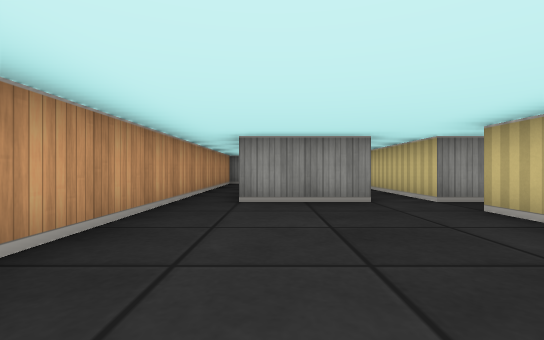
View 1 (above)

16 first-person views from a walk through a cub3D maze. The camera is about half as high as the walls, looks level and sees 85° across. The floor is counted in squares. Each view is taken from the middle of a square. On the plan, view 1 faces up. The plan holds only what a view shows up to about 9 squares ahead; the rest is blank.

View 2
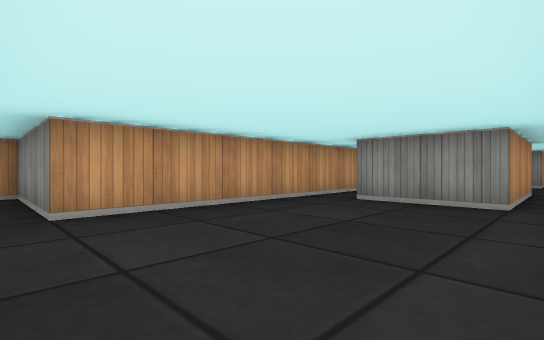

View 3
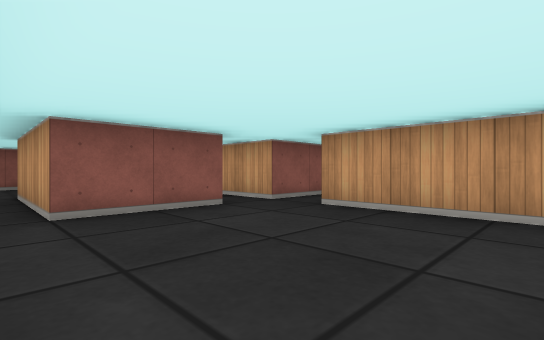

View 4
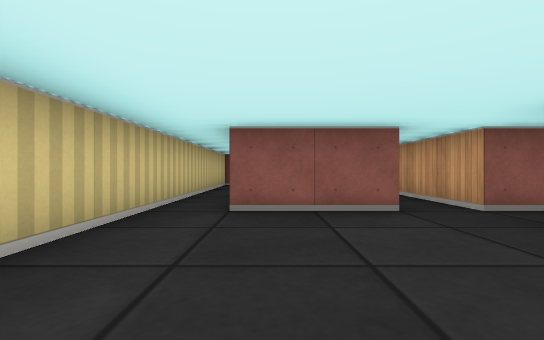

View 5
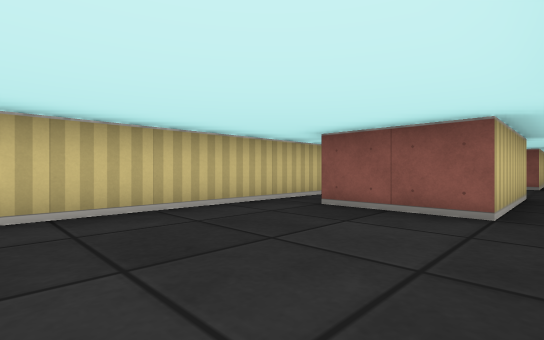

View 6
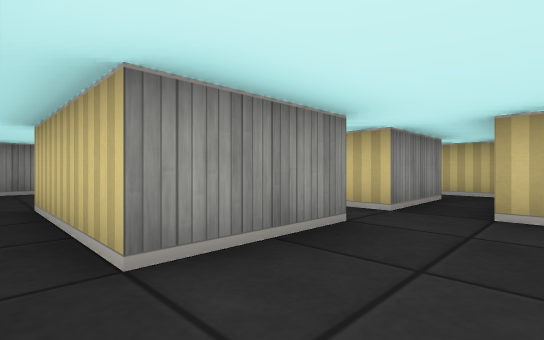

View 7
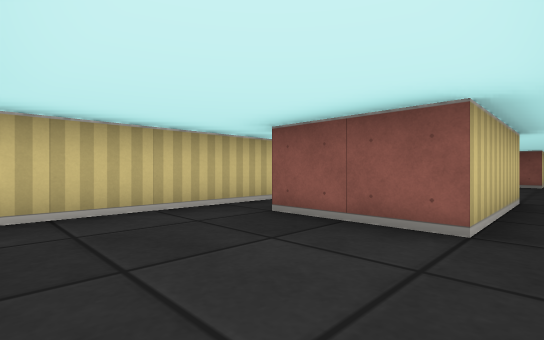

View 8
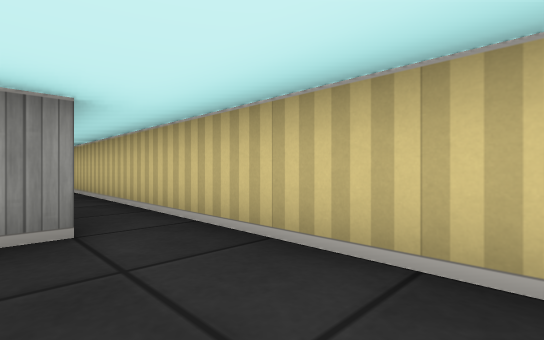

View 9
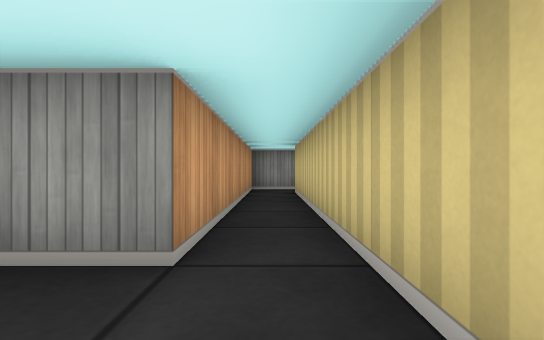

View 10
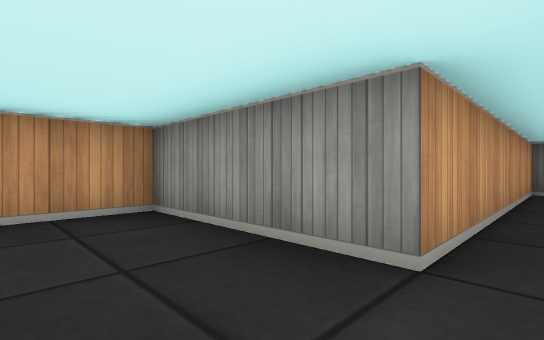

View 11
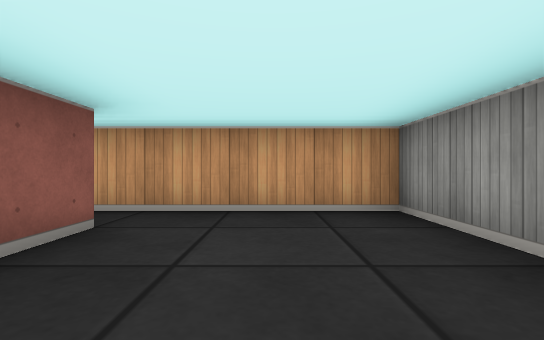

View 12
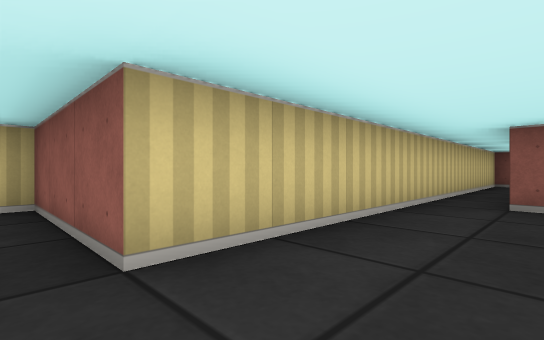

View 13
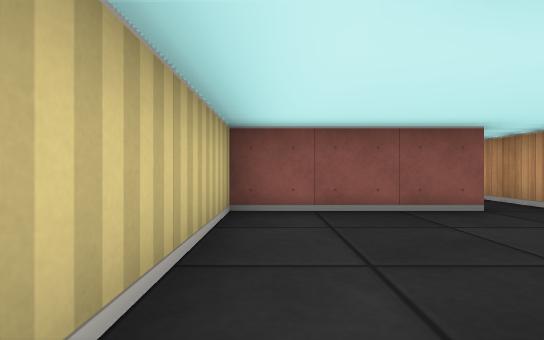

View 14
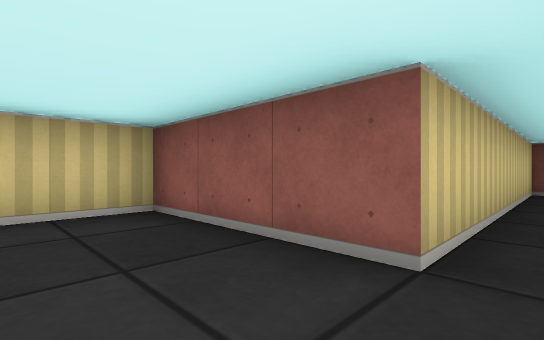

View 15
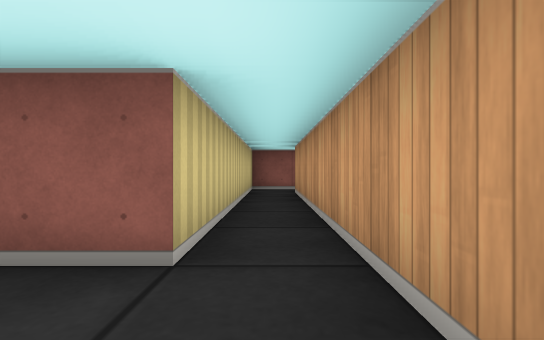

View 16
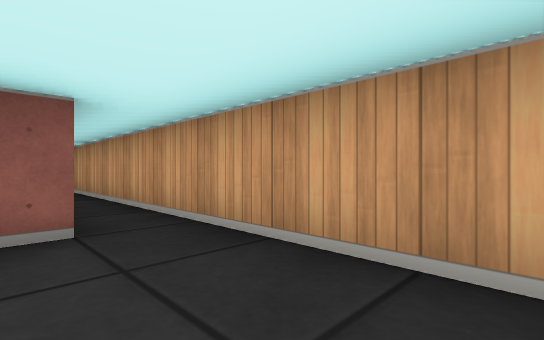

### Floor plan
Points are (right, up) in squares from view 1. A wall is a line through its corners. A room is listed if a view was taken in it or the views show most of it. See-through windows are left out.
Room 1 (views 1, 2, 3, 4, 5, 6, 12, 13)
walls: (-3, -0.5) (-1.5, -0.5) (-1.5, -3.5); (-1.5, 4.5) (-1.5, 0.5) (-3.5, 0.5); (1.5, 4.5) (-0.5, 4.5); (-0.5, -3.5) (-0.5, -0.5) (1.5, -0.5) (1.5, -3.5); (2.5, -3.5) (2.5, 3.5)
ways out: opening at (0.5, 5) to room 2; opening at (0.5, -4) to room 3; opening at (-2.5, 0); opening at (3.5, 4)
Room 2 (views 7, 8, 9, 10, 11)
walls: (-0.5, 4.5) (-0.5, 7.5) (1.5, 7.5) (1.5, 4.5); (2.5, 4.5) (2.5, 15.5); (2.6, 16.5) (1.5, 16.5) (1.5, 10.5) (-1.5, 10.5) (-1.5, 4.5)
ways out: opening at (0.5, 5) to room 1
Room 3 (views 14, 15, 16)
walls: (-1.5, -3.5) (-1.5, -11.5); (-1.6, -12.5) (-0.5, -12.5) (-0.5, -6.5) (2.5, -6.5) (2.5, -3.5)
ways out: opening at (0.5, -4) to room 1

Positions as (right, up) in squares from view 1, and headings:
1: (0, 0), facing up
2: (2, 0), facing up-left
3: (2, 3), facing down-left
4: (1, 3), facing down
5: (-1, 3), facing down-right
6: (-1, 3), facing up-right
7: (-1, 10), facing down-right
8: (1, 8), facing up-right
9: (2, 9), facing up
10: (2, 9), facing up-left
11: (2, 9), facing left
12: (1, 4), facing down-right
13: (2, -3), facing down
14: (-1, -5), facing down-right
15: (-1, -5), facing down
16: (0, -4), facing down-left
